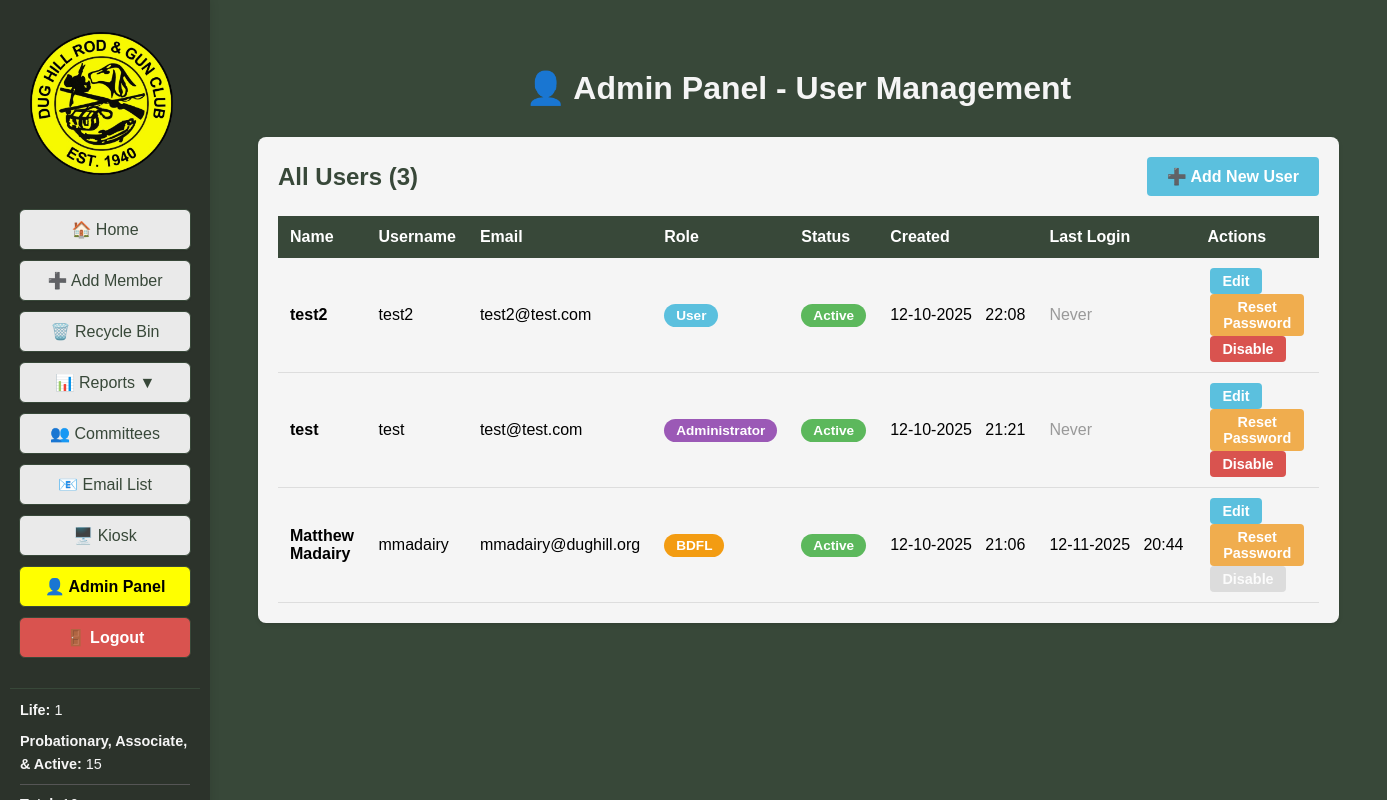
The app's page /admin/users (signed in) with its own data.
### tables this page shows
CREATE TABLE users (
			id INTEGER PRIMARY KEY AUTOINCREMENT,
			username TEXT UNIQUE NOT NULL,
			password_hash TEXT NOT NULL,
			email TEXT UNIQUE NOT NULL,
			created_at TEXT NOT NULL,
			is_active INTEGER DEFAULT 1
		, role TEXT DEFAULT User, must_change_password INTEGER DEFAULT 0, name TEXT, failed_login_attempts INTEGER DEFAULT 0, locked_until TEXT, last_login TEXT, last_password_change TEXT);

### DH_DB_Webapp/app.py (the view, shortened to what this page needs)
@app.route('/admin/users', methods=['GET', 'POST'])
@login_required
def admin_users():
	if not current_user.is_admin_or_bdfl():
		flash('Access denied. Only administrators can access the admin panel.', 'error')
		return redirect(url_for('index'))
	all_users = database.get_all_users()
	member_stats = get_member_stats()
	return render_template('admin_users.html', users=all_users, active_page='admin_users', member_stats=member_stats)

### DH_DB_Webapp/app.py (called while the page is built)
@login_manager.user_loader
def load_user(user_id):
    user_data = database.get_user_by_id(int(user_id))
    if user_data:
        try:
            role = user_data['role']
        except (KeyError, IndexError):
            role = 'User'
        try:
            must_change_password = bool(user_data['must_change_password'])
        except (KeyError, IndexError):
            must_change_password = False
        return User(
            id=user_data['id'],
            username=user_data['username'],
            email=user_data['email'],
            role=role,
            is_active=bool(user_data['is_active']),
            must_change_password=must_change_password
        )
    return None

def get_member_stats():
	all_members = database.get_all_members()
	life_count = len([m for m in all_members if m['membership_type'] == 'Life'])
	voting_count = len([m for m in all_members if m['membership_type'] in ['Probationary', 'Associate', 'Active']])
	total_count = len(all_members)
	return {
		'life_members': life_count,
		'voting_members': voting_count,
		'total_members': total_count
	}

@app.after_request
def set_security_headers(response):
	response.headers['X-Content-Type-Options'] = 'nosniff'
	response.headers['X-Frame-Options'] = 'DENY'
	response.headers['X-XSS-Protection'] = '1; mode=block'
	response.headers['Strict-Transport-Security'] = 'max-age=31536000; includeSubDomains'
	response.headers['Content-Security-Policy'] = "default-src 'self'; style-src 'self' 'unsafe-inline'; script-src 'self' 'unsafe-inline'"
	return response

@app.before_request
def check_password_change_required():
	if request.endpoint in ['static', 'login', 'logout', 'change_password', 'register']:
		return
	if current_user.is_authenticated and hasattr(current_user, 'must_change_password') and current_user.must_change_password:
		if request.endpoint != 'change_password':
			return redirect(url_for('change_password'))

    @property
    def is_active(self):
        return self._is_active

    def is_bdfl(self):
        return self.role == 'BDFL'

    def is_admin_or_bdfl(self):
        return self.role in ('BDFL', 'Administrator')

### DH_DB_Webapp/database.py (called while the page is built)
def get_connection():
	conn = sqlite3.connect(DB_NAME, timeout=30.0)  # Increase timeout for PythonAnywhere
	conn.row_factory = sqlite3.Row
	conn.execute('PRAGMA journal_mode=WAL')
	return conn

### DH_DB_Webapp/templates/admin_users.html (shortened to what this page needs)
<!DOCTYPE html>
<html>
<head>
</head>
<body style="background-color:#384839; font-family:Arial, Helvetica, sans-serif;">
    <div style="display:flex; flex-direction:row;">
        <div style="position:fixed; top:0; left:0; height:100vh; width:210px; background-color:#2c332b; display:flex; flex-direction:column; align-items:center; padding-top:120px; z-index:100; box-shadow:2px 0 8px rgba(0,0,0,0.08); overflow-y:auto;">
            <img src="{{ url_for('static', filename='Main_Logo-removebg-preview.png') }}" alt="Main Logo" style="height:143px; margin-top:-88px; margin-left:-8px; margin-bottom:34px;">
            <a href="{{ url_for('index') }}" style="width:170px; display:inline-block; padding:10px 0; margin-bottom:10px; border-radius:6px; border:1px solid #384839; background-color:#eaeaea; color:#384839; text-decoration:none; font-weight:normal; font-size:1em; font-family:Arial, Helvetica, sans-serif; box-shadow:0 1px 2px rgba(0,0,0,0.04); text-align:center;">🏠 Home</a>
            <a href="javascript:void(0);" onclick="openModal('addMemberModal')" style="width:170px; display:inline-block; padding:10px 0; margin-bottom:10px; border-radius:6px; border:1px solid #384839; background-color:#eaeaea; color:#384839; text-decoration:none; font-weight:normal; font-size:1em; font-family:Arial, Helvetica, sans-serif; box-shadow:0 1px 2px rgba(0,0,0,0.04); text-align:center;">➕ Add Member</a>
            <a href="{{ url_for('recycle_bin') }}" style="width:170px; display:inline-block; padding:10px 0; margin-bottom:10px; border-radius:6px; border:1px solid #384839; background-color:#eaeaea; color:#384839; text-decoration:none; font-weight:normal; font-size:1em; font-family:Arial, Helvetica, sans-serif; box-shadow:0 1px 2px rgba(0,0,0,0.04); text-align:center;">🗑️ Recycle Bin</a>
            <div class="menu-toggle" onclick="toggleSubmenu()" style="width:170px; display:inline-block; padding:10px 0; margin-bottom:10px; border-radius:6px; border:1px solid #384839; background-color:#eaeaea; color:#384839; text-decoration:none; font-weight:normal; font-size:1em; font-family:Arial, Helvetica, sans-serif; box-shadow:0 1px 2px rgba(0,0,0,0.04); text-align:center;">
                📊 Reports <span id="submenu-arrow">▼</span>
            </div>
            <a href="{{ url_for('committees') }}" style="width:170px; display:inline-block; padding:10px 0; margin-bottom:10px; border-radius:6px; border:1px solid #384839; background-color:#eaeaea; color:#384839; text-decoration:none; font-weight:normal; font-size:1em; font-family:Arial, Helvetica, sans-serif; box-shadow:0 1px 2px rgba(0,0,0,0.04); text-align:center;">👥 Committees</a>
            <a href="javascript:void(0);" onclick="generateEmailList()" style="width:170px; display:inline-block; padding:10px 0; margin-bottom:10px; border-radius:6px; border:1px solid #384839; background-color:#eaeaea; color:#384839; text-decoration:none; font-weight:normal; font-size:1em; font-family:Arial, Helvetica, sans-serif; box-shadow:0 1px 2px rgba(0,0,0,0.04); text-align:center;">📧 Email List</a>
            <a href="{{ url_for('kiosk') }}" target="_blank" style="width:170px; display:inline-block; padding:10px 0; margin-bottom:10px; border-radius:6px; border:1px solid #384839; background-color:#eaeaea; color:#384839; text-decoration:none; font-weight:normal; font-size:1em; font-family:Arial, Helvetica, sans-serif; box-shadow:0 1px 2px rgba(0,0,0,0.04); text-align:center;">🖥️ Kiosk</a>
            {% if current_user.is_admin_or_bdfl() %}
            <a href="{{ url_for('admin_users') }}" class="active-menu" style="width:170px; display:inline-block; padding:10px 0; margin-bottom:10px; border-radius:6px; border:1px solid #384839; background-color:rgb(255,255,0); color:#000000; text-decoration:none; font-weight:bold; font-size:1em; font-family:Arial, Helvetica, sans-serif; box-shadow:0 1px 2px rgba(0,0,0,0.04); text-align:center;">👤 Admin Panel</a>
            {% endif %}
            <a href="{{ url_for('logout') }}" style="width:170px; display:inline-block; padding:10px 0; margin-bottom:10px; border-radius:6px; border:1px solid #384839; background-color:#d9534f; color:#ffffff; text-decoration:none; font-weight:bold; font-size:1em; font-family:Arial, Helvetica, sans-serif; box-shadow:0 1px 2px rgba(0,0,0,0.04); text-align:center;">🚪 Logout</a>
            <div style="width:170px; margin-top:20px; padding:10px; border-top:1px solid #384839;">
                <div style="color:#f5f5f5; font-size:0.9em; line-height:1.6; text-align:left;">
                    <div style="margin-bottom:8px;"><strong>Life:</strong> {{ member_stats.life_members }}</div>
                    <div style="margin-bottom:8px;"><strong>Probationary, Associate, & Active:</strong> {{ member_stats.voting_members }}</div>
                    <div style="border-top:1px solid #555; padding-top:8px;"><strong>Total:</strong> {{ member_stats.total_members }}</div>
                </div>
            </div>
        </div>
        <div style="flex:1; margin-left:210px; padding:40px;">
            <h1 style="color:#f5f5f5; text-align:center; margin-bottom:30px;">👤 Admin Panel - User Management</h1>
            <div class="user-table">
                <div style="display:flex; justify-content:space-between; align-items:center; margin-bottom:20px;">
                    <h2 style="color:#384839; margin:0;">All Users ({{ users|length }})</h2>
                    <button onclick="openAddUserModal()" style="padding:10px 20px; background-color:#5bc0de; color:white; border:none; border-radius:4px; font-size:1em; font-weight:bold; cursor:pointer;">➕ Add New User</button>
                </div>
                <table>
                    <thead>
                        <tr>
                            <th>Name</th>
                            <th>Username</th>
                            <th>Email</th>
                            <th>Role</th>
                            <th>Status</th>
                            <th>Created</th>
                            <th>Last Login</th>
                            <th>Actions</th>
                        </tr>
                    </thead>
                    <tbody>
                        {% for user in users %}
                        <tr>
                            <td><strong>{{ user.name if user.name else '-' }}</strong></td>
                            <td>{{ user.username }}</td>
                            <td>{{ user.email }}</td>
                            <td>
                                <span class="role-badge role-{{ user.role|lower }}">{{ user.role }}</span>
                            </td>
                            <td>
                                <span class="status-badge status-{{ 'active' if user.is_active else 'inactive' }}">{{ 'Active' if user.is_active else 'Inactive' }}</span>
                            </td>
                            <td>{{ user.created_at[5:7] }}-{{ user.created_at[8:10] }}-{{ user.created_at[:4] }}&nbsp;&nbsp;&nbsp;{{ user.created_at[11:16] }}</td>
                            <td>{% if user.last_login %}{{ user.last_login[5:7] }}-{{ user.last_login[8:10] }}-{{ user.last_login[:4] }}&nbsp;&nbsp;&nbsp;{{ user.last_login[11:16] }}{% else %}<span style="color:#999;">Never</span>{% endif %}</td>
                            <td>
                                <button onclick="editUser({{ user.id }})" class="btn-action btn-edit" {% if user.role == 'BDFL' and not current_user.is_bdfl() %}disabled{% endif %}>Edit</button>
                                <button onclick="resetPassword({{ user.id }}, '{{ user.username }}')" class="btn-action btn-reset" {% if user.role == 'BDFL' and user.id != current_user.id %}disabled{% endif %}>Reset Password</button>
                                {% if user.is_active %}
                                <button onclick="toggleUserStatus({{ user.id }}, '{{ user.username }}', false)" class="btn-action btn-disable" {% if user.role == 'BDFL' %}disabled{% endif %}>Disable</button>
                                {% else %}
                                <button onclick="toggleUserStatus({{ user.id }}, '{{ user.username }}', true)" class="btn-action btn-enable" {% if user.role == 'BDFL' %}disabled{% endif %}>Enable</button>
                                {% endif %}
                            </td>
                        </tr>
                        {% endfor %}
                    </tbody>
                </table>
            </div>
        </div>
    </div>
</body>
</html>

### DH_DB_Webapp/templates/admin_users.html (style rules this page uses)
.active-menu { background-color: rgb(255,255,0) !important; color: #000000 !important; }
.menu-toggle { cursor: pointer; user-select: none; }
.user-table { background-color: #f5f5f5; border-radius: 8px; padding: 20px; box-shadow: 0 2px 4px rgba(0,0,0,0.1); }
.user-table table { width: 100%; border-collapse: collapse; }
.user-table th { background-color: #384839; color: white; padding: 12px; text-align: left; font-weight: bold; }
.user-table td { padding: 10px 12px; border-bottom: 1px solid #ddd; }
.role-badge { display: inline-block; padding: 4px 12px; border-radius: 12px; font-size: 0.85em; font-weight: bold; }
.role-bdfl { background-color: #f39c12; color: white; }
.role-administrator { background-color: #9b59b6; color: white; }
.role-user { background-color: #5bc0de; color: white; }
.status-badge { display: inline-block; padding: 4px 12px; border-radius: 12px; font-size: 0.85em; font-weight: bold; }
.status-active { background-color: #5cb85c; color: white; }
.btn-action { padding: 5px 12px; margin: 0 3px; border: none; border-radius: 4px; font-size: 0.9em; font-weight: bold; cursor: pointer; color: white; }
.btn-edit { background-color: #5bc0de; }
.btn-reset { background-color: #f0ad4e; }
.btn-disable { background-color: #d9534f; }
.btn-action:disabled { background-color: #cccccc; cursor: not-allowed; opacity: 0.6; }

### records on screen
users: name "test2", username "test2", email "test2@test.com", role "User", is_active "Active", created_at "12", created_at "10", created_at "2025", created_at "22:08", shows "Never"
users: name "test", username "test", email "test@test.com", role "Administrator", is_active "Active", created_at "12", created_at "10", created_at "2025", created_at "21:21", shows "Never"
users: name "Matthew Madairy", username "mmadairy", email "mmadairy@dughill.org", role "BDFL", is_active "Active", created_at "12", created_at "10", created_at "2025", created_at "21:06", last_login "12", last_login "11", last_login "2025", last_login "20:44"

### other values on screen
{{ member_stats.life_members }} "1"
{{ member_stats.voting_members }} "15"
{{ users|length }} "3"
